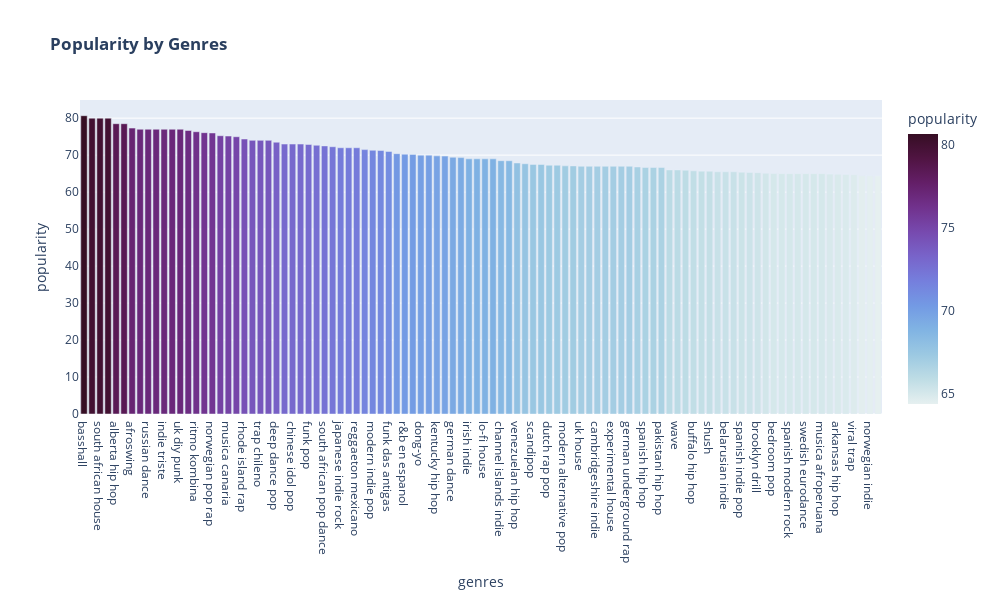

Write notebook code for a chart like this one.
### Code cell
popularity_genres_bar = px.bar(sorted_genre_popularity_df,
                    x="genres",
                    y="popularity",
                    color="popularity",
                    color_continuous_scale='dense',
                    title= "<b>Popularity by Genres</b>",
                    width=1000,
                     height=600
                    )
                    
popularity_genres_bar

### Figure 1 — Plotly figure (JSON) as saved in the notebook; plotly's stock layout.template omitted (floating-point values rounded to 4 significant figures)
{"data": [{"alignmentgroup": "True", "hovertemplate": "genres=%{x}<br>popularity=%{marker.color}<extra></extra>", "legendgroup": "", "marker": {"color": [80.67, 80, 80, 80, 78.5, 78.5, 77.31, 77, 77, 77, 77, 77, 77, 76.67, 76.33, 76.08, 76, 75.25, 75.17, 74.98, 74.36, 74, 74, 74, 73.5, 73, 73, 73, 72.89, 72.67, 72.5, 72.28, 72, 72, 72, 71.5, 71.32, 71.25, 71, 70.4, 70.26, 70.2, 70, 70, 69.8, 69.75, 69.44, 69.33, 69, 69, 69, 69, 68.5, 68.48, 67.88, 67.67, 67.5, 67.48, 67.27, 67.27, 67.1, 67.09, 67, 67, 67, 67, 67, 67, 67, 66.8, 66.67, 66.67, 66.67, 66, 66, 65.93, 65.75, 65.67, 65.67, 65.5, 65.5, 65.5, 65.4, 65.33, 65.26, 65.1, 65.02, 65, 65, 65, 65, 65, 65, 64.87, 64.83, 64.8, 64.71, 64.48, 64.42, 64.36], "coloraxis": "coloraxis"}, "name": "", "offsetgroup": "", "orientation": "v", "showlegend": false, "textposition": "auto", "type": "bar", "x": ["basshall", "turkish edm", "south african house", "trap venezolano", "alberta hip hop", "chinese electropop", "afroswing", "afro soul", "russian dance", "guaracha", "indie triste", "circuit", "uk diy punk", "pagode baiano", "ritmo kombina", "trap triste", "norwegian pop rap", "urbano espanol", "musica canaria", "argentine hip hop", "rhode island rap", "guatemalan pop", "trap chileno", "rock chapin", "deep dance pop", "chinese hip hop", "chinese idol pop", "korean mask singer", "funk pop", "birmingham grime", "south african pop dance", "trap argentino", "japanese indie rock", "hong kong hip hop", "reggaeton mexicano", "dutch hip hop", "modern indie pop", "london rap", "funk das antigas", "german pop rock", "r&b en espanol", "gqom", "dong-yo", "swedish dancehall", "kentucky hip hop", "musical advocacy", "german dance", "indonesian r&b", "irish indie", "deep flow", "lo-fi house", "funk paulista", "channel islands indie", "swedish indie folk", "venezuelan hip hop", "uk funky", "scandipop", "pop nacional", "dutch rap pop", "instrumental grime", "modern alternative pop", "indonesian hip hop", "uk house", "zimdancehall", "cambridgeshire indie", "lo-fi cover", "experimental house", "jordanian pop", "german underground rap", "irish hip hop", "spanish hip hop", "scandinavian r&b", "pakistani hip hop", "alte", "wave", "nordic house", "buffalo hip hop", "viral rap", "shush", "newcastle nsw indie", "belarusian indie", "sovietwave", "spanish indie pop", "german house", "brooklyn drill", "uk dance", "bedroom pop", "j-dance", "spanish modern rock", "spanish noise pop", "swedish eurodance", "concepcion indie", "musica afroperuana", "k-pop girl group", "arkansas hip hop", "white noise", "viral trap", "lo-fi chill", "norwegian indie", "south african pop"], "xaxis": "x", "y": [80.67, 80, 80, 80, 78.5, 78.5, 77.31, 77, 77, 77, 77, 77, 77, 76.67, 76.33, 76.08, 76, 75.25, 75.17, 74.98, 74.36, 74, 74, 74, 73.5, 73, 73, 73, 72.89, 72.67, 72.5, 72.28, 72, 72, 72, 71.5, 71.32, 71.25, 71, 70.4, 70.26, 70.2, 70, 70, 69.8, 69.75, 69.44, 69.33, 69, 69, 69, 69, 68.5, 68.48, 67.88, 67.67, 67.5, 67.48, 67.27, 67.27, 67.1, 67.09, 67, 67, 67, 67, 67, 67, 67, 66.8, 66.67, 66.67, 66.67, 66, 66, 65.93, 65.75, 65.67, 65.67, 65.5, 65.5, 65.5, 65.4, 65.33, 65.26, 65.1, 65.02, 65, 65, 65, 65, 65, 65, 64.87, 64.83, 64.8, 64.71, 64.48, 64.42, 64.36], "yaxis": "y"}], "layout": {"barmode": "relative", "coloraxis": {"colorbar": {"title": {"text": "popularity"}}, "colorscale": [[0, "rgb(230, 240, 240)"], [0.09091, "rgb(191, 221, 229)"], [0.1818, "rgb(156, 201, 226)"], [0.2727, "rgb(129, 180, 227)"], [0.3636, "rgb(115, 154, 228)"], [0.4545, "rgb(117, 127, 221)"], [0.5455, "rgb(120, 100, 202)"], [0.6364, "rgb(119, 74, 175)"], [0.7273, "rgb(113, 50, 141)"], [0.8182, "rgb(100, 31, 104)"], [0.9091, "rgb(80, 20, 66)"], [1, "rgb(54, 14, 36)"]]}, "height": 600, "legend": {"tracegroupgap": 0}, "title": {"text": "<b>Popularity by Genres</b>"}, "width": 1000, "xaxis": {"anchor": "y", "domain": [0, 1], "title": {"text": "genres"}}, "yaxis": {"anchor": "x", "domain": [0, 1], "title": {"text": "popularity"}}}}
